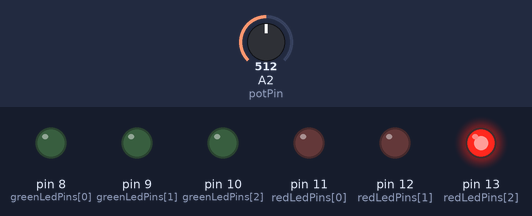
The sketch below on a simulated Arduino Uno, built with avr-gcc and run on an emulated ATmega328P. Parts: output pins drawn as LEDs (lit = HIGH). Dashed ring = blinking. The test bench sets the inputs (shaded band); at power-on: A2 (potPin) = 512.

Above: at 1.2 s.
1.3 s: A2 (potPin) set to 0
At 2.6 s:
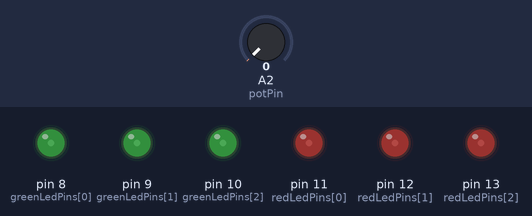
3.3 s: A2 (potPin) set to 122
At 3.6 s:
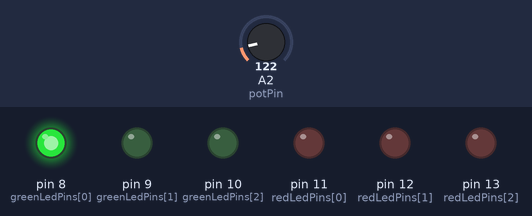
6.3 s: A2 (potPin) set to 306
At 6.53 s:
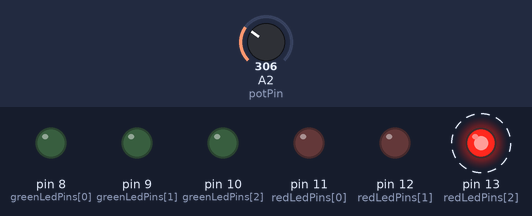
9.3 s: A2 (potPin) set to 716
At 10.0 s:
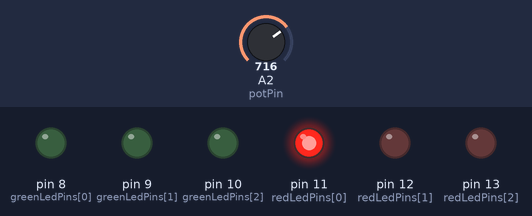
12.3 s: A2 (potPin) set to 745
At 12.9 s:
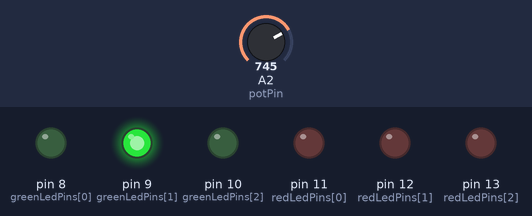
15.3 s: A2 (potPin) set to 770
Timing chart, 0 to 17.8 s (numbered marks = the images above; inputs shaded):
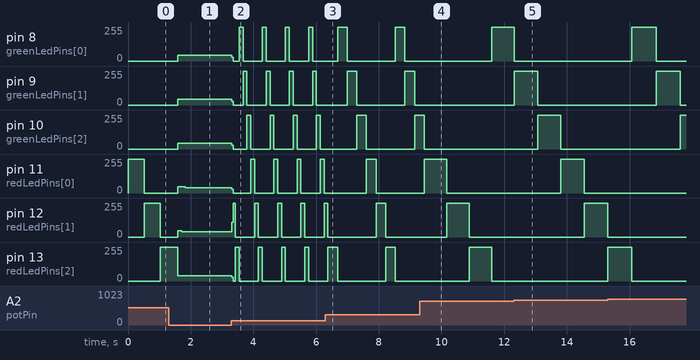

Measured:
- after the input at 1.3 s, pin 11 (redLedPins[0]): 0/255 → 47/255 after 0.29 s, → 41/255 0.24 s later; pin 12 (redLedPins[1]): 0/255 → 48/255 after 0.29 s, → 41/255 0.12 s later; pin 13 (redLedPins[2]): 255/255 → 40/255 after 0.29 s
- after the input at 3.3 s, pin 11 (redLedPins[0]): 41/255 → 28/255 at once, then repeats every 0.69 s: 0/255 0.56 s, 255/255 0.12 s; pin 12 (redLedPins[1]): 41/255 → 112/255 at once, then moves between 0/255 and 255/255, repeating every 0.74 s
- after the input at 6.3 s, pin 8 (greenLedPins[0]): alternates 255/255 for 0.31 s and 0/255 for 1.5 s, starting after 0.39 s; pin 9 (greenLedPins[1]): alternates 255/255 for 0.31 s and 0/255 for 1.5 s, starting after 0.69 s; pin 13 (redLedPins[2]): 255/255 → 0/255 after 0.39 s, → 255/255 1.5 s later, → 0/255 0.31 s later
- after the input at 9.3 s, pin 9 (greenLedPins[1]): stays 0/255 (without the input it goes to 255/255 after 1.4 s); pin 10 (greenLedPins[2]): goes on until 9.4 s, then stays 0/255
- after the input at 12.3 s, pin 13 (redLedPins[2]): stays 0/255 (without the input it goes to 255/255 after 2.9 s)

The sketch:

leds.ino
```cpp
int led1 = 13; // the pin the LED is connected to
int led2 = 19;  // analog
int potPin = 2;
int potValue = 0;

int redLedPins[] = {11,12, 13};
int greenLedPins[] = {8, 9, 10};

int delayTime = 500;

void setup() {
//  pinMode(led1, OUTPUT); // Declare the LED as an output
//  pinMode(led2, OUTPUT);

  for (int i=0; i<3; i++){
    pinMode(redLedPins[i], OUTPUT);
    pinMode(greenLedPins[i], OUTPUT);
  }
  delayTime = analogRead(potPin) + 1;
  Serial.begin(9600);
}

void doSteps(int pins[], byte size){
  for (int i=0; i<size; i++){
    digitalWrite(pins[i], HIGH);
    delayTime = analogRead(potPin) + 1;
    delay(delayTime);
    digitalWrite(pins[i], LOW);
  }
}


void loop() {
  doSteps(redLedPins, 3);
  doSteps(greenLedPins, 3);
}
```
